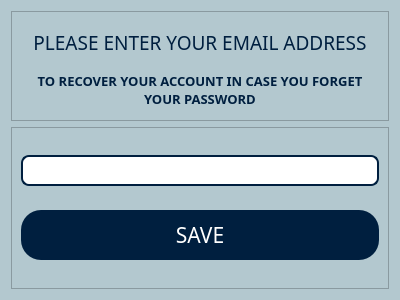
<?xml version="1.0" encoding="UTF-8"?>
<ui version="4.0">
 <class>Dialog</class>
 <widget class="QDialog" name="Dialog">
  <property name="geometry">
   <rect>
    <x>0</x>
    <y>0</y>
    <width>400</width>
    <height>300</height>
   </rect>
  </property>
  <property name="windowTitle">
   <string>Enter Email</string>
  </property>
  <property name="windowIcon">
   <iconset>
    <selectedon>:/img/src/image/Email.png</selectedon>
   </iconset>
  </property>
  <property name="styleSheet">
   <string notr="true">background-color: rgb(179, 200, 207);</string>
  </property>
  <layout class="QGridLayout" name="gridLayout">
   <item row="1" column="0">
    <widget class="QFrame" name="frame">
     <property name="minimumSize">
      <size>
       <width>0</width>
       <height>110</height>
      </size>
     </property>
     <property name="maximumSize">
      <size>
       <width>16777215</width>
       <height>110</height>
      </size>
     </property>
     <property name="frameShape">
      <enum>QFrame::StyledPanel</enum>
     </property>
     <property name="frameShadow">
      <enum>QFrame::Raised</enum>
     </property>
     <layout class="QGridLayout" name="gridLayout_2">
      <item row="0" column="0">
       <widget class="QLabel" name="label">
        <property name="font">
         <font>
          <family>Caros Black</family>
          <pointsize>14</pointsize>
         </font>
        </property>
        <property name="styleSheet">
         <string notr="true">color:  rgb(0, 31, 63);</string>
        </property>
        <property name="text">
         <string>PLEASE ENTER YOUR EMAIL ADDRESS</string>
        </property>
        <property name="alignment">
         <set>Qt::AlignCenter</set>
        </property>
       </widget>
      </item>
      <item row="1" column="0">
       <widget class="QLabel" name="label_2">
        <property name="font">
         <font>
          <family>Caros Light</family>
          <pointsize>10</pointsize>
         </font>
        </property>
        <property name="styleSheet">
         <string notr="true">color:  rgb(0, 31, 63);</string>
        </property>
        <property name="text">
         <string>&lt;html&gt;&lt;head/&gt;&lt;body&gt;&lt;p&gt;&lt;span style=&quot; font-weight:600;&quot;&gt;TO RECOVER YOUR ACCOUNT IN CASE YOU FORGET YOUR PASSWORD&lt;/span&gt;&lt;/p&gt;&lt;/body&gt;&lt;/html&gt;</string>
        </property>
        <property name="alignment">
         <set>Qt::AlignCenter</set>
        </property>
        <property name="wordWrap">
         <bool>true</bool>
        </property>
       </widget>
      </item>
     </layout>
    </widget>
   </item>
   <item row="2" column="0">
    <widget class="QFrame" name="frame_2">
     <property name="frameShape">
      <enum>QFrame::StyledPanel</enum>
     </property>
     <property name="frameShadow">
      <enum>QFrame::Raised</enum>
     </property>
     <layout class="QGridLayout" name="gridLayout_3">
      <item row="0" column="0">
       <widget class="QLineEdit" name="lineEdit">
        <property name="styleSheet">
         <string notr="true">QLineEdit {
	background-color: rgb(255, 255, 255);
    border: 2px solid  rgb(0, 31, 63);
    border-radius: 8px; 
    padding: 5px; 
	font-size: 10pt;
}</string>
        </property>
        <property name="maxLength">
         <number>100</number>
        </property>
       </widget>
      </item>
      <item row="1" column="0">
       <widget class="QPushButton" name="pushButton">
        <property name="minimumSize">
         <size>
          <width>0</width>
          <height>50</height>
         </size>
        </property>
        <property name="maximumSize">
         <size>
          <width>16777215</width>
          <height>50</height>
         </size>
        </property>
        <property name="font">
         <font>
          <family>Caros Black</family>
          <pointsize>16</pointsize>
         </font>
        </property>
        <property name="styleSheet">
         <string notr="true">QPushButton{
background-color: rgb(0, 31, 63);
border-radius: 20px;
color: rgb(255, 255, 255);
}

QPushButton:hover{
background-color: rgb(58, 109, 140);
}</string>
        </property>
        <property name="text">
         <string>SAVE</string>
        </property>
       </widget>
      </item>
     </layout>
    </widget>
   </item>
  </layout>
 </widget>
 <resources>
  <include location="rec.qrc"/>
 </resources>
 <connections/>
</ui>
